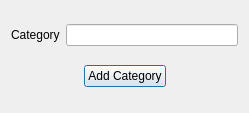
<?xml version="1.0" encoding="UTF-8"?>
<ui version="4.0">
 <class>new_category</class>
 <widget class="QDialog" name="new_category">
  <property name="geometry">
   <rect>
    <x>0</x>
    <y>0</y>
    <width>249</width>
    <height>113</height>
   </rect>
  </property>
  <property name="windowTitle">
   <string>New Category</string>
  </property>
  <layout class="QVBoxLayout" name="verticalLayout">
   <item>
    <layout class="QHBoxLayout" name="horizontalLayout_2">
     <item>
      <widget class="QLabel" name="label_4">
       <property name="text">
        <string>Category</string>
       </property>
      </widget>
     </item>
     <item>
      <widget class="QLineEdit" name="categorydialogue_newcategory_linedit"/>
     </item>
    </layout>
   </item>
   <item>
    <layout class="QHBoxLayout" name="horizontalLayout">
     <item>
      <spacer name="horizontalSpacer">
       <property name="orientation">
        <enum>Qt::Horizontal</enum>
       </property>
       <property name="sizeHint" stdset="0">
        <size>
         <width>40</width>
         <height>20</height>
        </size>
       </property>
      </spacer>
     </item>
     <item>
      <widget class="QPushButton" name="categorydialogue_addcategory_button">
       <property name="text">
        <string>Add Category</string>
       </property>
      </widget>
     </item>
     <item>
      <spacer name="horizontalSpacer_2">
       <property name="orientation">
        <enum>Qt::Horizontal</enum>
       </property>
       <property name="sizeHint" stdset="0">
        <size>
         <width>40</width>
         <height>20</height>
        </size>
       </property>
      </spacer>
     </item>
    </layout>
   </item>
  </layout>
 </widget>
 <resources/>
 <connections/>
</ui>
